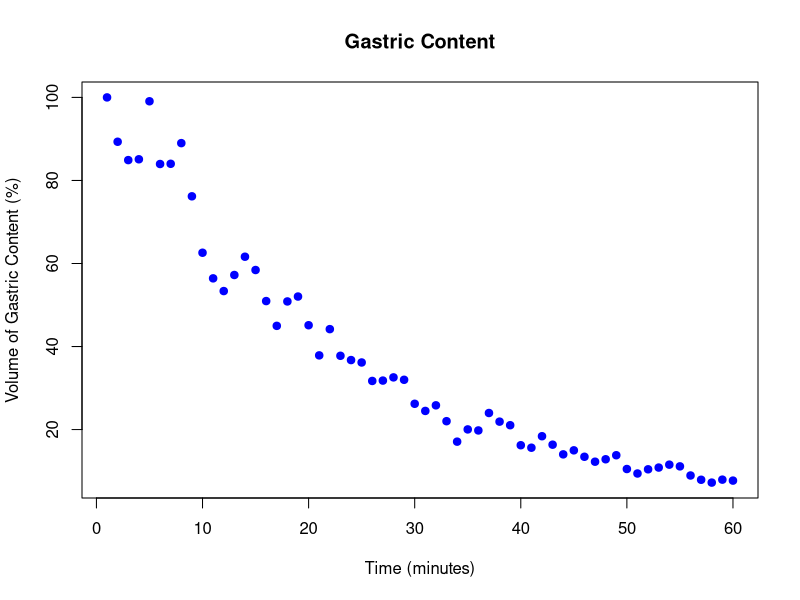
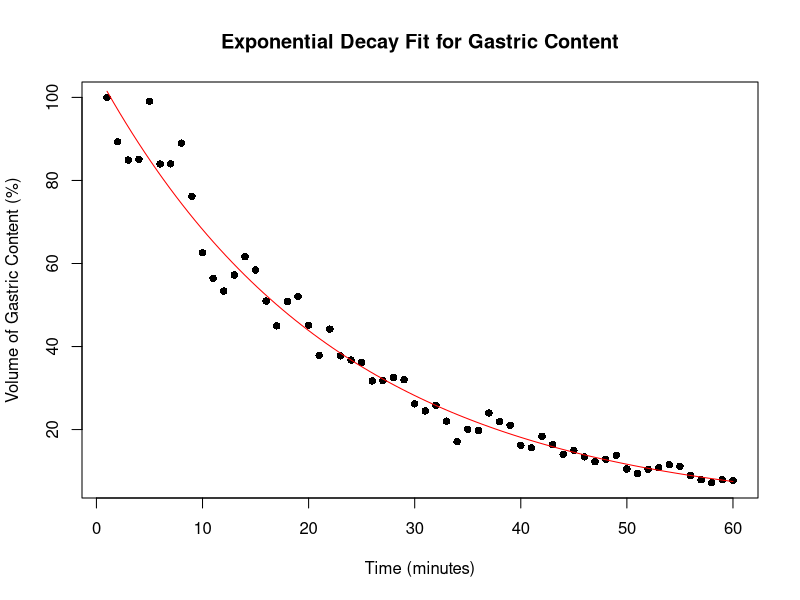

These figures' R source, in order:
# Imports and others
library(tidyverse)
library(ggplot2)



df = read.csv("data/Data_T2.csv")
selected_columns <- df[c("Time","GE_fasted")]

time_col = selected_columns["Time"]
fasted_col = selected_columns["GE_fasted"]

df
# Sample data
x <- df$Time
y <- df$GE_fasted

# Basic scatter plot
plot(x, y, main = "Gastric Content", xlab = "Time (minutes)", ylab = "Volume of Gastric Content (%)", pch = 19, col = "blue")


# Fit the exponential decay model
# Initial parameter estimates
start_vals <- list(C0 = max(y), lambda = 0.5)
start_vals

# Fit the model using nls()
fit <- nls(y ~ C0 * exp(-lambda * x), data = selected_columns, start = start_vals)
summary(fit)


# Draw curve
plot(x, y, main = "Exponential Decay Fit for Gastric Content", pch = 16, xlab = "Time (minutes)", ylab = "Volume of Gastric Content (%)")
curve(predict(fit, newdata = data.frame(x = x)), add = TRUE, col = "red")

prediction = predict(fit, newdata = data.frame(x = x))


# Get the half life (still not sure how to do it)
prediction 

# Plot residual error and assess model performance 
